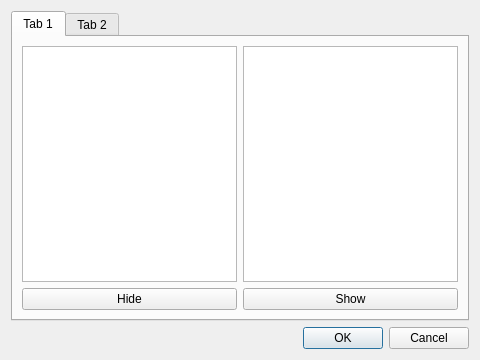
<?xml version="1.0" encoding="UTF-8"?>
<ui version="4.0">
 <class>prefUI</class>
 <widget class="QDialog" name="prefUI">
  <property name="geometry">
   <rect>
    <x>0</x>
    <y>0</y>
    <width>480</width>
    <height>360</height>
   </rect>
  </property>
  <property name="windowTitle">
   <string>soarlog</string>
  </property>
  <layout class="QVBoxLayout" name="verticalLayout">
   <item>
    <widget class="QTabWidget" name="tabWidget">
     <property name="currentIndex">
      <number>0</number>
     </property>
     <widget class="QWidget" name="tab">
      <attribute name="title">
       <string>Tab 1</string>
      </attribute>
      <layout class="QGridLayout" name="gridLayout_2">
       <item row="0" column="0">
        <layout class="QGridLayout" name="gridLayout">
         <item row="0" column="0">
          <widget class="QListView" name="listVis"/>
         </item>
         <item row="0" column="2">
          <widget class="QListView" name="listHide"/>
         </item>
         <item row="1" column="0">
          <widget class="QPushButton" name="push2hide">
           <property name="text">
            <string>Hide</string>
           </property>
          </widget>
         </item>
         <item row="1" column="2">
          <widget class="QPushButton" name="push2show">
           <property name="text">
            <string>Show</string>
           </property>
          </widget>
         </item>
        </layout>
       </item>
      </layout>
     </widget>
     <widget class="QWidget" name="tab_2">
      <attribute name="title">
       <string>Tab 2</string>
      </attribute>
     </widget>
    </widget>
   </item>
   <item>
    <widget class="QDialogButtonBox" name="buttonBox">
     <property name="orientation">
      <enum>Qt::Horizontal</enum>
     </property>
     <property name="standardButtons">
      <set>QDialogButtonBox::Cancel|QDialogButtonBox::Ok</set>
     </property>
    </widget>
   </item>
  </layout>
 </widget>
 <resources/>
 <connections>
  <connection>
   <sender>buttonBox</sender>
   <signal>accepted()</signal>
   <receiver>prefUI</receiver>
   <slot>accept()</slot>
   <hints>
    <hint type="sourcelabel">
     <x>248</x>
     <y>254</y>
    </hint>
    <hint type="destinationlabel">
     <x>157</x>
     <y>274</y>
    </hint>
   </hints>
  </connection>
  <connection>
   <sender>buttonBox</sender>
   <signal>rejected()</signal>
   <receiver>prefUI</receiver>
   <slot>reject()</slot>
   <hints>
    <hint type="sourcelabel">
     <x>316</x>
     <y>260</y>
    </hint>
    <hint type="destinationlabel">
     <x>286</x>
     <y>274</y>
    </hint>
   </hints>
  </connection>
 </connections>
</ui>
